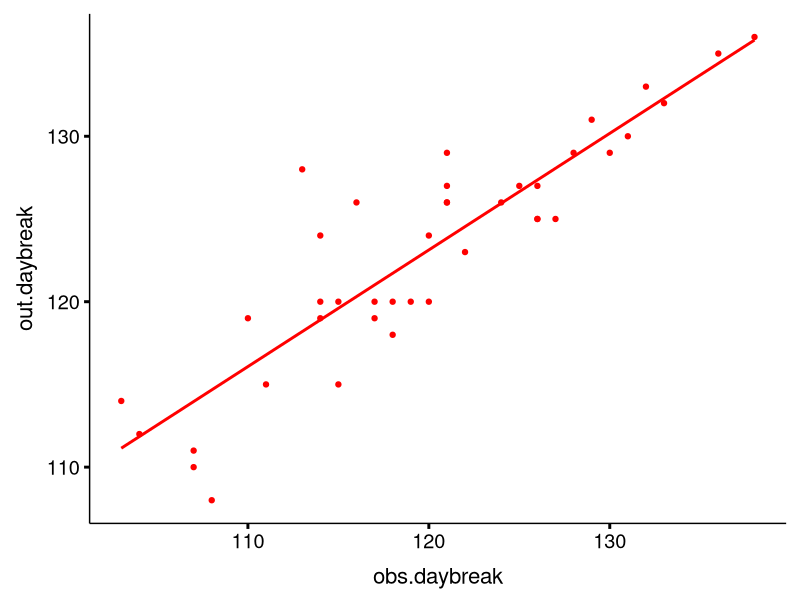
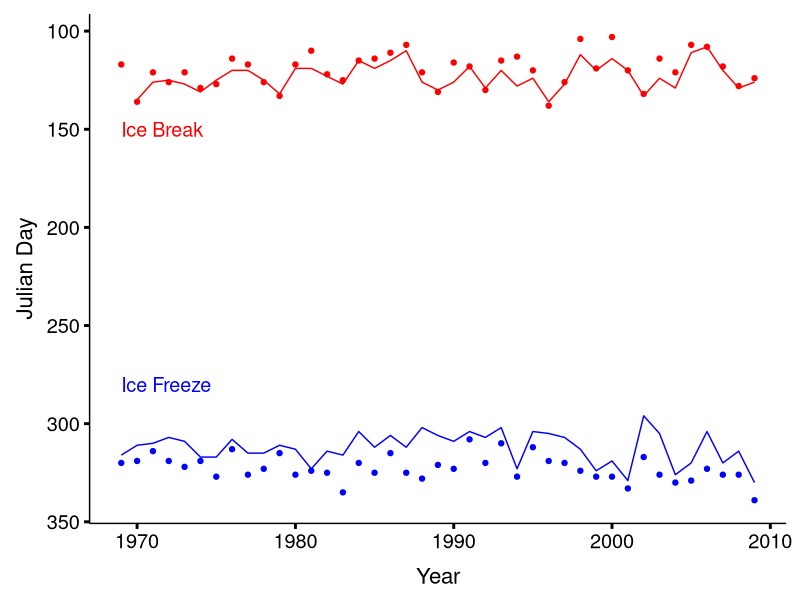
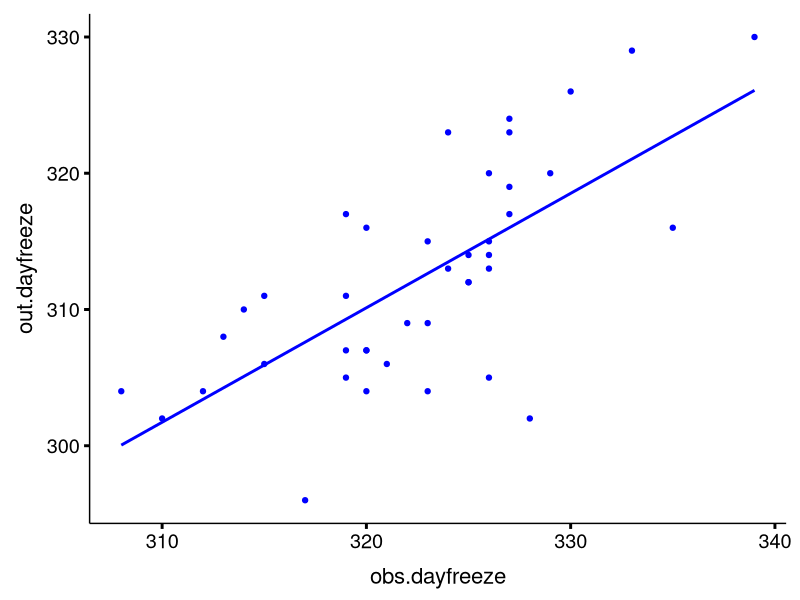

Generate these figures, in order, with R:
#Testing Ice-on, Ice-off

setwd("/Users/krsalkgu/Documents/SourceTree/Lake227/Postproc_code/L227")

library(ggplot2)
library(knitr)
library(tidyverse)
knitr::opts_chunk$set(echo=FALSE, warning=FALSE, message=FALSE)

theme_std <- function (base_size = 16, base_family = "") {
  theme_grey(base_size = base_size, base_family = base_family) %+replace% 
    theme(axis.ticks = element_line(colour = "black", size = 1), 
          legend.key = element_rect(colour = "white"), 
          panel.background = element_rect(fill = "white", colour = NA), 
          panel.border = element_rect(fill = NA, colour = NA),
          axis.line = element_line(size = 0.5, colour = "black"),
          panel.grid.major = element_line(NA), 
          panel.grid.minor = element_line(NA), 
          strip.background = element_rect(fill = "grey80", colour = "grey50", size = 0.2),
          axis.text  = element_text(size=rel(0.9)),
          axis.title.x = element_text(margin = unit(c(3, 0, 0, 0), "mm"),size=rel(1)),
          axis.title.y = element_text(margin = unit(c(0, 3, 0, 0), "mm"),size=rel(1), angle = 90),
          strip.text = element_text(size = rel(1.15), colour = "black", face = "bold"),
          plot.margin=unit(c(10,10,10,10),"pt"))
}
theme_set(theme_std())

#### Modify ice observation spreadsheet ----
obs.ice <- read.csv("Lake_239_ice-on_ice-off.csv", header = T)
attach(obs.ice)
obs.ice$Ice.Off.Date <- as.Date(obs.ice$Ice.Off.Date, format = "%Y-%m-%d")
obs.ice$Ice.On.Date <- as.Date(obs.ice$Ice.On.Date, format = "%Y-%m-%d")
obs.daybreak <- strftime(obs.ice$Ice.Off.Date, format = "%j")
obs.dayfreeze <- strftime(obs.ice$Ice.On.Date, format = "%j")
obs.year <- format(obs.ice$Ice.On.Date, "%Y")
obs.ice.edit <- cbind(obs.year, obs.ice[4], obs.ice[5], obs.daybreak, obs.dayfreeze)
colnames(obs.ice.edit) <- c("Year", "Ice.Off.Date", "Ice.On.Date", "obs.daybreak", "obs.dayfreeze")

#### Modify ice model output spreadsheet ----
out.ice <- read.csv("Output_Ice.csv", header = F)
colnames(out.ice) <- c("Year.Break", "Month.Break", "Day.Break", "Year.Freeze", "Month.Freeze", "Day.Freeze")
out.ice.edit <- out.ice %>% unite(Ice.Off.Date, Year.Break, Month.Break, Day.Break, sep = '-')
out.ice.edit <- out.ice.edit %>% unite(Ice.On.Date, Year.Freeze, Month.Freeze, Day.Freeze, sep = '-')
out.ice.edit$Ice.Off.Date <- as.Date(out.ice.edit$Ice.Off.Date, format = "%Y-%m-%d")
out.ice.edit$Ice.On.Date <- as.Date(out.ice.edit$Ice.On.Date, format = "%Y-%m-%d")
out.daybreak <- strftime(out.ice.edit$Ice.Off.Date, format = "%j")
out.dayfreeze <- strftime(out.ice.edit$Ice.On.Date, format = "%j")
out.year <- as.character(out.ice$Year.Freeze)
out.ice.edit2 <- cbind(out.year, out.ice.edit, out.daybreak, out.dayfreeze)
colnames(out.ice.edit2) <- c("Year", "Ice.Off.Date", "Ice.On.Date", "out.daybreak", "out.dayfreeze")

#### Combine observations and model output ----
match.ice <- inner_join(obs.ice.edit, out.ice.edit2, by = "Year") 
match.ice$obs.daybreak <- as.numeric(as.character(match.ice$obs.daybreak))
match.ice$out.daybreak <- as.numeric(as.character(match.ice$out.daybreak))
match.ice$obs.dayfreeze <- as.numeric(as.character(match.ice$obs.dayfreeze))
match.ice$out.dayfreeze <- as.numeric(as.character(match.ice$out.dayfreeze))
match.ice$Year <- as.numeric(match.ice$Year)

#### Calculate fit metrics
icebreakregression <- lm (match.ice$obs.daybreak ~ match.ice$out.daybreak)
summary(icebreakregression)
msebreak <- mean(residuals(icebreakregression)^2)
rmsebreak <- sqrt(msebreak)
rmsebreak
rmsebreak <- round(rmsebreak, digits = 2)

icefreezeregression <- lm (match.ice$obs.dayfreeze ~ match.ice$out.dayfreeze)
summary(icefreezeregression)
msefreeze <- mean(residuals(icefreezeregression)^2)
rmsefreeze <- sqrt(msefreeze)
rmsefreeze
rmsefreeze <- round(rmsefreeze, digits = 2)

#### Plots ----
icedateplot <- 
  ggplot(data = match.ice, aes(x = Year, group = 1)) +
    geom_point(aes(y = obs.daybreak), color = "red") +
    geom_line(aes(y = out.daybreak), color = "red") +
    geom_point(aes(y = obs.dayfreeze), color = "blue") +
    geom_line(aes(y = out.dayfreeze), color = "blue") + 
    scale_y_reverse() + 
    ylab("Julian Day") + 
    annotate("text", x = 1969, y = 280, label = "Ice Freeze", color = "blue", size = 5, hjust = 0) +
    annotate("text", x = 1969, y = 150, label = "Ice Break", color = "red", size = 5, hjust = 0) #+
    #annotate("text", x = 1976, y = 170, label = rmsebreak, color = "red", size = 5, hjust = 0) +
    #annotate("text", x = 1969, y = 170, label = "RMSE =", color = "red", size = 5, hjust = 0) +
    #annotate("text", x = 1976, y = 300, label = rmsefreeze, color = "blue", size = 5, hjust = 0) +
    #annotate("text", x = 1969, y = 300, label = "RMSE =", color = "blue", size = 5, hjust = 0)
  
icebreakregressionplot <- 
  ggplot(data = match.ice) + 
    geom_point(aes(x = obs.daybreak, y = out.daybreak), color = "red") +
    geom_smooth(method = "lm", aes(x = obs.daybreak, y = out.daybreak), se = FALSE, color = "red")

icefreezeregressionplot <- 
  ggplot(data = match.ice) + 
    geom_point(aes(x = obs.dayfreeze, y = out.dayfreeze), color = "blue") +
    geom_smooth(method = "lm", aes(x = obs.dayfreeze, y = out.dayfreeze), se = FALSE, color = "blue") 
